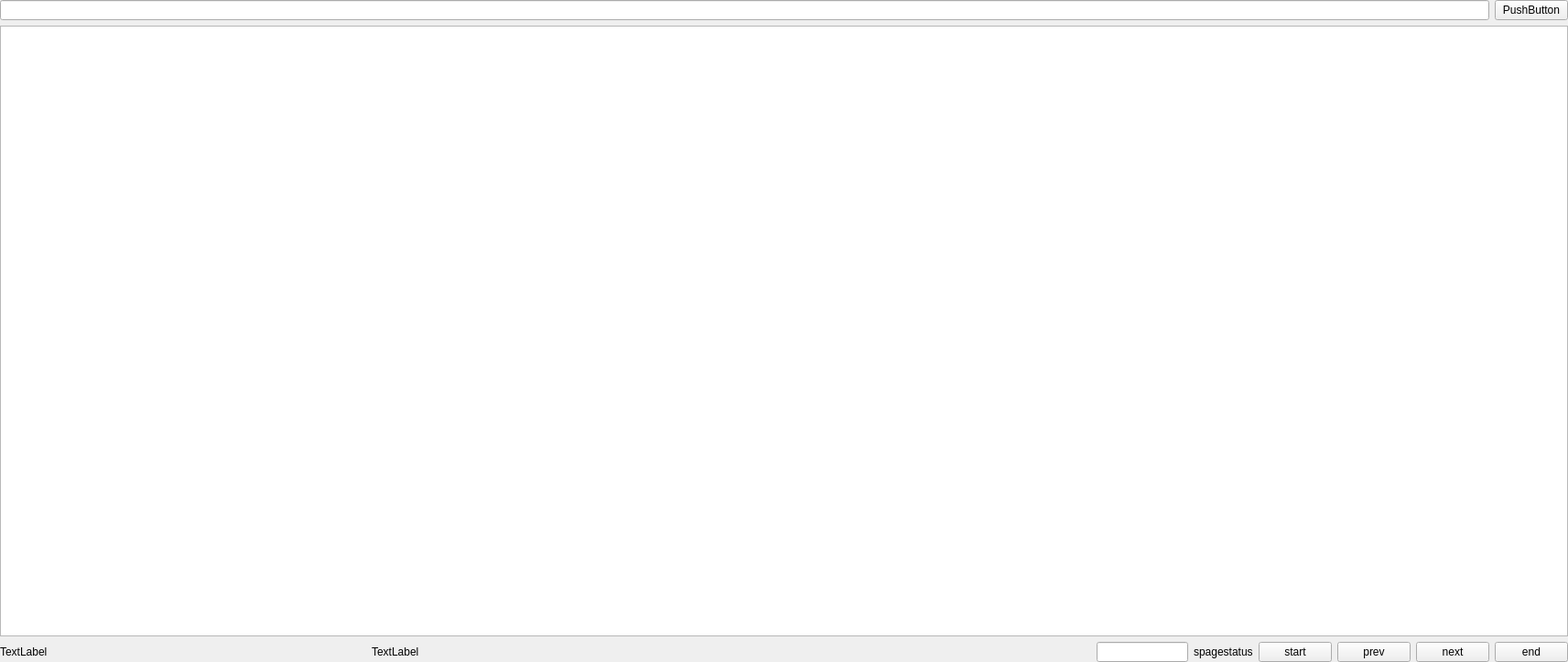
<?xml version="1.0" encoding="UTF-8"?>
<ui version="4.0">
 <class>PageableTable</class>
 <widget class="QWidget" name="PageableTable">
  <property name="geometry">
   <rect>
    <x>0</x>
    <y>0</y>
    <width>1713</width>
    <height>723</height>
   </rect>
  </property>
  <property name="windowTitle">
   <string>PageableTable</string>
  </property>
  <layout class="QVBoxLayout" name="verticalLayout">
   <property name="leftMargin">
    <number>0</number>
   </property>
   <property name="topMargin">
    <number>0</number>
   </property>
   <property name="rightMargin">
    <number>0</number>
   </property>
   <property name="bottomMargin">
    <number>0</number>
   </property>
   <item>
    <layout class="QHBoxLayout" name="horizontalLayout_2">
     <property name="topMargin">
      <number>0</number>
     </property>
     <item>
      <widget class="QLineEdit" name="prefixEdit"/>
     </item>
     <item>
      <widget class="QPushButton" name="prefixClearButton">
       <property name="text">
        <string>PushButton</string>
       </property>
      </widget>
     </item>
    </layout>
   </item>
   <item>
    <widget class="QTableView" name="tableView"/>
   </item>
   <item>
    <layout class="QHBoxLayout" name="horizontalLayout">
     <property name="topMargin">
      <number>0</number>
     </property>
     <item>
      <widget class="QLabel" name="statusLabel">
       <property name="minimumSize">
        <size>
         <width>400</width>
         <height>0</height>
        </size>
       </property>
       <property name="text">
        <string>TextLabel</string>
       </property>
      </widget>
     </item>
     <item>
      <widget class="QLabel" name="messageLabel">
       <property name="sizePolicy">
        <sizepolicy hsizetype="Expanding" vsizetype="Preferred">
         <horstretch>0</horstretch>
         <verstretch>0</verstretch>
        </sizepolicy>
       </property>
       <property name="text">
        <string>TextLabel</string>
       </property>
      </widget>
     </item>
     <item>
      <widget class="QLineEdit" name="pageSizeEdit">
       <property name="maximumSize">
        <size>
         <width>100</width>
         <height>16777215</height>
        </size>
       </property>
      </widget>
     </item>
     <item>
      <widget class="QLabel" name="pageStatusLabel">
       <property name="text">
        <string>spagestatus</string>
       </property>
      </widget>
     </item>
     <item>
      <widget class="QPushButton" name="startButton">
       <property name="text">
        <string>start</string>
       </property>
      </widget>
     </item>
     <item>
      <widget class="QPushButton" name="previousButton">
       <property name="text">
        <string>prev</string>
       </property>
      </widget>
     </item>
     <item>
      <widget class="QPushButton" name="nextButton">
       <property name="text">
        <string>next</string>
       </property>
      </widget>
     </item>
     <item>
      <widget class="QPushButton" name="endButton">
       <property name="text">
        <string>end</string>
       </property>
      </widget>
     </item>
    </layout>
   </item>
  </layout>
 </widget>
 <resources/>
 <connections/>
</ui>
